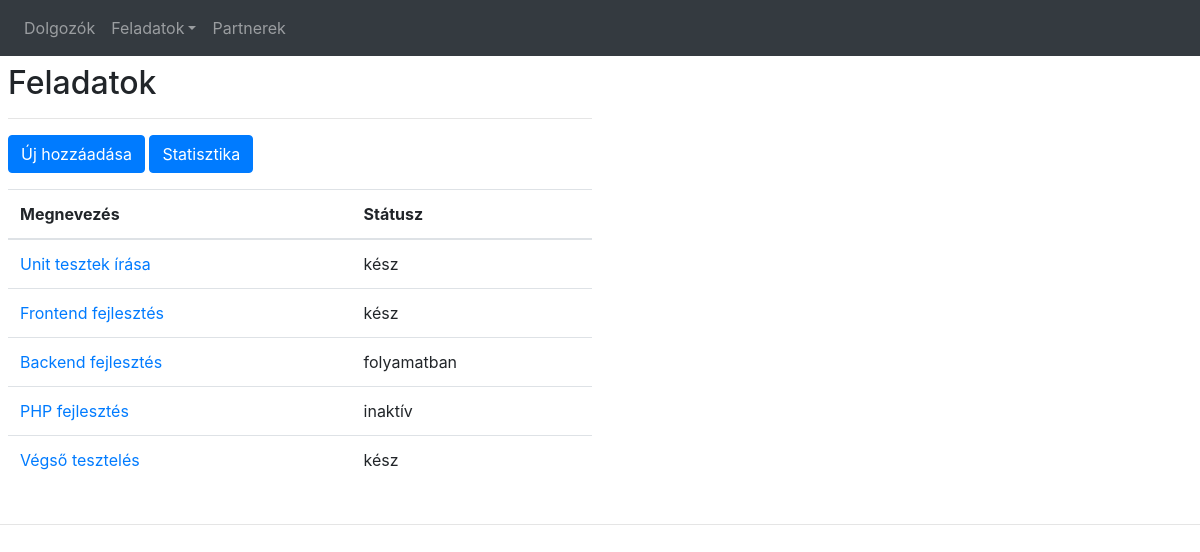
The app's page /index.php/jobs with its own data.
### tables this page shows
CREATE TABLE `feladat` (
  `id` int(11) NOT NULL,
  `megnevezes` varchar(128) NOT NULL,
  `leiras` text,
  `partner` int(11) NOT NULL,
  `statusz` enum('inaktív','folyamatban','kész','') NOT NULL
);

### application/controllers/Jobs.php (called while the page is built, shortened)
<?php
class Jobs extends CI_Controller
{
    public function __construct()
    {
        $this->load->model('work/jobs_model');
        $this->load->helper('url_helper');
    }
    public function index()
    {
        $data['title'] = 'Feladatok';
        $data['jobs'] = $this->jobs_model->get_jobs();
        $data['finished'] = $this->jobs_model->get_finished_jobs();
        $data['jobs_active'] = $this->jobs_model->get_active_jobs_num();
        $data['jobs_all'] = $this->jobs_model->get_all_jobs_num();
        $data['jobs_finished'] = $this->jobs_model->get_finished_jobs_num();
        $data['jobs_inactive'] = $this->jobs_model->get_inactive_jobs_num();
        $this->load->view('templates/header', $data);
        $this->load->view('templates/menu');
        $this->load->view('work/jobs/index', $data);
        $this->load->view('templates/footer');
    }
}

### index.php (called while the page is built, shortened)
<?php
require_once BASEPATH.'core/CodeIgniter.php';

### application/models/work/Jobs_model.php (called while the page is built, shortened)
<?php
class Jobs_model extends CI_Model
{
    public function get_jobs($id = FALSE)
    {
        if ($id == FALSE) {
            $query = $this->db->get('feladat');
            return $query->result_array();
        }
        $query = $this->db->get_where('feladat', array('id' => $id));
        return $query->row_array();
    }
    public function get_finished_jobs($id = FALSE)
    {
        if ($id == FALSE) {
            $this->db->get_where('feladat', array('statusz' => 'kész'));
            $this->db->from('feladat');
            $this->db->join('elvegzett', 'feladat.id = elvegzett.feladat');
            $this->db->join('dolgozo', 'elvegzett.dolgozo = dolgozo.id');
            $query = $this->db->get();
            return $query->result_array();
        }
        $query = $this->db->get_where('elvegzett', array('dolgozo' => $id));
        return $query->row_array();
    }
    public function get_inactive_jobs_num()
    {
        $this->db->count_all_results('feladat');
        $this->db->where('statusz', 'inaktív');
        $this->db->from('feladat');
        $query = $this->db->count_all_results();
        return $query;
    }
    public function get_active_jobs_num()
    {
        $this->db->count_all_results('feladat');
        $this->db->where('statusz', 'folyamatban');
        $this->db->from('feladat');
        $query = $this->db->count_all_results();
        return $query;
    }
    public function get_finished_jobs_num()
    {
        $this->db->count_all_results('feladat');
        $this->db->where('statusz', 'kész');
        $this->db->from('feladat');
        $query = $this->db->count_all_results();
        return $query;
    }
    public function get_all_jobs_num()
    {
        $this->db->count_all_results('feladat');
        $this->db->from('feladat');
        $query = $this->db->count_all_results();
        return $query;
    }
}

### application/views/work/jobs/index.php (the view, shortened to what this page needs)
<div class="p-2 align-items-start w-50">
    <h2><?php echo $title; ?></h2>
    <hr>
    <p>
        <a href="<?php echo site_url('jobs/create'); ?>" class="btn btn-primary" role="button">Új hozzáadása</a>
        <button role="button" class="btn btn-primary" data-toggle="collapse" data-target="#statistics">Statisztika
        </button>
    </p>
    <table class="table">
        <tr>
            <thead>
            <th>Megnevezés</th>
            <th>Státusz</th>
            </thead>
        </tr>
        <?php foreach ($jobs as $job): ?>
            <tr>
                <td><a href="<?php echo site_url('jobs/' . $job['id']); ?>"><?php echo $job['megnevezes']; ?></a></td>
                <td><?php echo $job['statusz']; ?></td>
            </tr>
        <?php endforeach; ?>
    </table>
</div>

### application/views/templates/header.php (shortened to what this page needs)
<!doctype html>
<html lang="en">
<head>
    <link rel="stylesheet" href="https://stackpath.bootstrapcdn.com/bootstrap/4.3.1/css/bootstrap.min.css"
>
</head>
<body>

### application/views/templates/menu.php (shortened to what this page needs)
<nav class="navbar navbar-expand-sm bg-dark navbar-dark">
    <ul class="navbar-nav">
        <li class="nav-item">
            <a href="<?php echo site_url('employees/'); ?>" class="nav-link">Dolgozók</a>
        </li>
        <li class="nav-item dropdown">
            <a href="<?php echo site_url('jobs/'); ?>" class="nav-link dropdown-toggle" id="navbardrop"
               data-toggle="dropdown">Feladatok</a>
        </li>
        <li class="nav-item">
            <a href="<?php echo site_url('partners/'); ?>" class="nav-link">Partnerek</a>
        </li>
    </ul>
</nav>

### application/views/templates/footer.php (shortened to what this page needs)
<hr>
</body>
</html>

### records on screen
feladat: megnevezes "Unit tesztek írása", statusz "kész"
feladat: megnevezes "Frontend fejlesztés", statusz "kész"
feladat: megnevezes "Backend fejlesztés", statusz "folyamatban"
feladat: megnevezes "PHP fejlesztés", statusz "inaktív"
feladat: megnevezes "Végső tesztelés", statusz "kész"

### other values on screen
$title "Feladatok"
